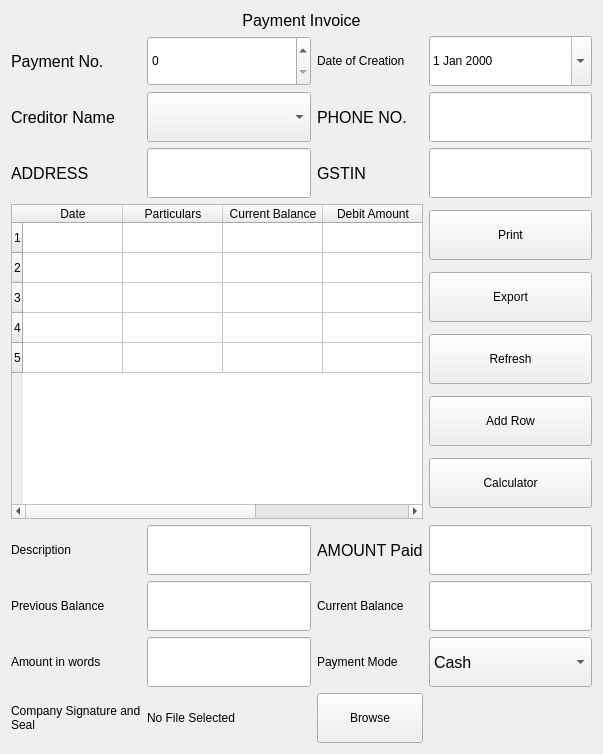
              <widget class="QWidget" name="scrollAreaWidgetContents_8">
               <property name="geometry">
                <rect>
                 <x>0</x>
                 <y>0</y>
                 <width>603</width>
                 <height>754</height>
                </rect>
               </property>
               <layout class="QGridLayout" name="gridLayout_36">
                <item row="1" column="0">
                 <widget class="QLabel" name="p2_s1_rec_Label_3">
                  <property name="font">
                   <font>
                    <family>MS Shell Dlg 2</family>
                    <pointsize>12</pointsize>
                    <weight>50</weight>
                    <italic>false</italic>
                    <bold>false</bold>
                   </font>
                  </property>
                  <property name="text">
                   <string>Payment No.</string>
                  </property>
                  <property name="wordWrap">
                   <bool>true</bool>
                  </property>
                 </widget>
                </item>
                <item row="2" column="0">
                 <widget class="QLabel" name="p2_s1_rec_debitor_label_2">
                  <property name="font">
                   <font>
                    <family>MS Shell Dlg 2</family>
                    <pointsize>12</pointsize>
                    <weight>50</weight>
                    <italic>false</italic>
                    <bold>false</bold>
                   </font>
                  </property>
                  <property name="text">
                   <string>Creditor Name</string>
                  </property>
                  <property name="wordWrap">
                   <bool>true</bool>
                  </property>
                 </widget>
                </item>
                <item row="3" column="1">
                 <widget class="QLineEdit" name="p2_s1_rec_address_lineEdit_2">
                  <property name="minimumSize">
                   <size>
                    <width>0</width>
                    <height>50</height>
                   </size>
                  </property>
                 </widget>
                </item>
                <item row="1" column="3">
                 <widget class="QDateEdit" name="dateEdit_7">
                  <property name="minimumSize">
                   <size>
                    <width>0</width>
                    <height>50</height>
                   </size>
                  </property>
                  <property name="calendarPopup">
                   <bool>true</bool>
                  </property>
                 </widget>
                </item>
                <item row="1" column="1">
                 <widget class="QSpinBox" name="p2_s1_rec_spin_2">
                  <property name="minimumSize">
                   <size>
                    <width>0</width>
                    <height>50</height>
                   </size>
                  </property>
                 </widget>
                </item>
                <item row="2" column="3">
                 <widget class="QLineEdit" name="p2_s1_rec_phone_lineEdit_2">
                  <property name="minimumSize">
                   <size>
                    <width>0</width>
                    <height>50</height>
                   </size>
                  </property>
                 </widget>
                </item>
                <item row="5" column="0">
                 <widget class="QLabel" name="label_92">
                  <property name="text">
                   <string>Description</string>
                  </property>
                  <property name="wordWrap">
                   <bool>true</bool>
                  </property>
                 </widget>
                </item>
                <item row="5" column="1">
                 <widget class="QLineEdit" name="lineEdit_37">
                  <property name="minimumSize">
                   <size>
                    <width>0</width>
                    <height>50</height>
                   </size>
                  </property>
                 </widget>
                </item>
                <item row="4" column="3">
                 <layout class="QVBoxLayout" name="verticalLayout_15">
                  <item>
                   <widget class="QPushButton" name="pushButton_36">
                    <property name="minimumSize">
                     <size>
                      <width>0</width>
                      <height>50</height>
                     </size>
                    </property>
                    <property name="maximumSize">
                     <size>
                      <width>250</width>
                      <height>16777215</height>
                     </size>
                    </property>
                    <property name="text">
                     <string>Print</string>
                    </property>
                   </widget>
                  </item>
                  <item>
                   <widget class="QPushButton" name="pushButton_37">
                    <property name="minimumSize">
                     <size>
                      <width>0</width>
                      <height>50</height>
                     </size>
                    </property>
                    <property name="maximumSize">
                     <size>
                      <width>250</width>
                      <height>16777215</height>
                     </size>
                    </property>
                    <property name="text">
                     <string>Export</string>
                    </property>
                   </widget>
                  </item>
                  <item>
                   <widget class="QPushButton" name="pushButton_38">
                    <property name="minimumSize">
                     <size>
                      <width>0</width>
                      <height>50</height>
                     </size>
                    </property>
                    <property name="maximumSize">
                     <size>
                      <width>250</width>
                      <height>16777215</height>
                     </size>
                    </property>
                    <property name="text">
                     <string>Refresh</string>
                    </property>
                   </widget>
                  </item>
                  <item>
                   <widget class="QPushButton" name="pushButton_39">
                    <property name="minimumSize">
                     <size>
                      <width>0</width>
                      <height>50</height>
                     </size>
                    </property>
                    <property name="maximumSize">
                     <size>
                      <width>250</width>
                      <height>16777215</height>
                     </size>
                    </property>
                    <property name="text">
                     <string>Add Row</string>
                    </property>
                   </widget>
                  </item>
                  <item>
                   <widget class="QPushButton" name="pushButton_40">
                    <property name="minimumSize">
                     <size>
                      <width>0</width>
                      <height>50</height>
                     </size>
                    </property>
                    <property name="maximumSize">
                     <size>
                      <width>250</width>
                      <height>16777215</height>
                     </size>
                    </property>
                    <property name="text">
                     <string>Calculator</string>
                    </property>
                   </widget>
                  </item>
                 </layout>
                </item>
                <item row="6" column="2">
                 <widget class="QLabel" name="label_93">
                  <property name="text">
                   <string>Current Balance</string>
                  </property>
                  <property name="wordWrap">
                   <bool>true</bool>
                  </property>
                 </widget>
                </item>
                <item row="6" column="3">
                 <widget class="QLineEdit" name="lineEdit_38">
                  <property name="minimumSize">
                   <size>
                    <width>0</width>
                    <height>50</height>
                   </size>
                  </property>
                 </widget>
                </item>
                <item row="7" column="1">
                 <widget class="QLineEdit" name="lineEdit_39">
                  <property name="minimumSize">
                   <size>
                    <width>0</width>
                    <height>50</height>
                   </size>
                  </property>
                 </widget>
                </item>
                <item row="5" column="2">
                 <widget class="QLabel" name="p2_s1_rec_amount_label_1">
                  <property name="font">
                   <font>
                    <family>MS Shell Dlg 2</family>
                    <pointsize>12</pointsize>
                    <weight>50</weight>
                    <italic>false</italic>
                    <bold>false</bold>
                   </font>
                  </property>
                  <property name="text">
                   <string>AMOUNT Paid</string>
                  </property>
                  <property name="wordWrap">
                   <bool>true</bool>
                  </property>
                 </widget>
                </item>
                <item row="3" column="2">
                 <widget class="QLabel" name="p2_s1_rec_gst_label_2">
                  <property name="font">
                   <font>
                    <family>MS Shell Dlg 2</family>
                    <pointsize>12</pointsize>
                    <weight>50</weight>
                    <italic>false</italic>
                    <bold>false</bold>
                   </font>
                  </property>
                  <property name="text">
                   <string>GSTIN</string>
                  </property>
                  <property name="wordWrap">
                   <bool>true</bool>
                  </property>
                 </widget>
                </item>
                <item row="4" column="0" colspan="3">
                 <widget class="QTableWidget" name="p2_s1_rec_table_2">
                  <property name="rowCount">
                   <number>5</number>
                  </property>
                  <row/>
                  <row/>
                  <row/>
                  <row/>
                  <row/>
                  <column>
                   <property name="text">
                    <string>Date</string>
                   </property>
                  </column>
                  <column>
                   <property name="text">
                    <string>Particulars</string>
                   </property>
                  </column>
                  <column>
                   <property name="text">
                    <string>Current Balance</string>
                   </property>
                  </column>
                  <column>
                   <property name="text">
                    <string>Debit Amount</string>
                   </property>
                  </column>
                  <column>
                   <property name="text">
                    <string>Credit Amount</string>
                   </property>
                  </column>
                 </widget>
                </item>
                <item row="2" column="1">
                 <widget class="QComboBox" name="p2_s1_rec_debitor_comboBox_2">
                  <property name="minimumSize">
                   <size>
                    <width>0</width>
                    <height>50</height>
                   </size>
                  </property>
                 </widget>
                </item>
                <item row="1" column="2">
                 <widget class="QLabel" name="label_94">
                  <property name="text">
                   <string>Date of Creation</string>
                  </property>
                  <property name="wordWrap">
                   <bool>true</bool>
                  </property>
                 </widget>
                </item>
                <item row="7" column="2">
                 <widget class="QLabel" name="label_95">
                  <property name="text">
                   <string>Payment Mode</string>
                  </property>
                  <property name="wordWrap">
                   <bool>true</bool>
                  </property>
                 </widget>
                </item>
                <item row="0" column="0" colspan="4">
                 <widget class="QLabel" name="p2_s1_rec_Label_4">
                  <property name="maximumSize">
                   <size>
                    <width>16777215</width>
                    <height>50</height>
                   </size>
                  </property>
                  <property name="font">
                   <font>
                    <family>MS Shell Dlg 2</family>
                    <pointsize>12</pointsize>
                    <weight>50</weight>
                    <italic>false</italic>
                    <bold>false</bold>
                   </font>
                  </property>
                  <property name="text">
                   <string>Payment Invoice</string>
                  </property>
                  <property name="alignment">
                   <set>Qt::AlignCenter</set>
                  </property>
                  <property name="wordWrap">
                   <bool>true</bool>
                  </property>
                 </widget>
                </item>
                <item row="3" column="3">
                 <widget class="QLineEdit" name="p2_s1_rec_gst_lineEdit_2">
                  <property name="minimumSize">
                   <size>
                    <width>0</width>
                    <height>50</height>
                   </size>
                  </property>
                 </widget>
                </item>
                <item row="5" column="3">
                 <widget class="QLineEdit" name="p2_s1_rec_amount_lineEdit_2">
                  <property name="minimumSize">
                   <size>
                    <width>0</width>
                    <height>50</height>
                   </size>
                  </property>
                 </widget>
                </item>
                <item row="2" column="2">
                 <widget class="QLabel" name="p2_s1_rec_phone_label_2">
                  <property name="font">
                   <font>
                    <family>MS Shell Dlg 2</family>
                    <pointsize>12</pointsize>
                    <weight>50</weight>
                    <italic>false</italic>
                    <bold>false</bold>
                   </font>
                  </property>
                  <property name="text">
                   <string>PHONE NO. </string>
                  </property>
                  <property name="wordWrap">
                   <bool>true</bool>
                  </property>
                 </widget>
                </item>
                <item row="3" column="0">
                 <widget class="QLabel" name="p2_s1_rec_address_label_2">
                  <property name="font">
                   <font>
                    <family>MS Shell Dlg 2</family>
                    <pointsize>12</pointsize>
                    <weight>50</weight>
                    <italic>false</italic>
                    <bold>false</bold>
                   </font>
                  </property>
                  <property name="text">
                   <string>ADDRESS</string>
                  </property>
                  <property name="wordWrap">
                   <bool>true</bool>
                  </property>
                 </widget>
                </item>
                <item row="6" column="1">
                 <widget class="QLineEdit" name="lineEdit_40">
                  <property name="minimumSize">
                   <size>
                    <width>0</width>
                    <height>50</height>
                   </size>
                  </property>
                 </widget>
                </item>
                <item row="6" column="0">
                 <widget class="QLabel" name="label_96">
                  <property name="text">
                   <string>Previous Balance</string>
                  </property>
                  <property name="wordWrap">
                   <bool>true</bool>
                  </property>
                 </widget>
                </item>
                <item row="7" column="0">
                 <widget class="QLabel" name="label_97">
                  <property name="text">
                   <string>Amount in words</string>
                  </property>
                  <property name="wordWrap">
                   <bool>true</bool>
                  </property>
                 </widget>
                </item>
                <item row="8" column="0">
                 <widget class="QLabel" name="label_98">
                  <property name="text">
                   <string>Company Signature and Seal</string>
                  </property>
                  <property name="wordWrap">
                   <bool>true</bool>
                  </property>
                 </widget>
                </item>
                <item row="8" column="2">
                 <widget class="QPushButton" name="pushButton_41">
                  <property name="minimumSize">
                   <size>
                    <width>0</width>
                    <height>50</height>
                   </size>
                  </property>
                  <property name="maximumSize">
                   <size>
                    <width>250</width>
                    <height>16777215</height>
                   </size>
                  </property>
                  <property name="text">
                   <string>Browse</string>
                  </property>
                 </widget>
                </item>
                <item row="8" column="1">
                 <widget class="QLabel" name="label_99">
                  <property name="text">
                   <string>No File Selected</string>
                  </property>
                  <property name="wordWrap">
                   <bool>true</bool>
                  </property>
                 </widget>
                </item>
                <item row="7" column="3">
                 <widget class="QComboBox" name="p2_s3_pr_payment_combo_5">
                  <property name="minimumSize">
                   <size>
                    <width>0</width>
                    <height>50</height>
                   </size>
                  </property>
                  <property name="font">
                   <font>
                    <family>MS Shell Dlg 2</family>
                    <pointsize>12</pointsize>
                    <weight>50</weight>
                    <italic>false</italic>
                    <bold>false</bold>
                   </font>
                  </property>
                  <item>
                   <property name="text">
                    <string>Cash</string>
                   </property>
                  </item>
                  <item>
                   <property name="text">
                    <string>Credit Card</string>
                   </property>
                  </item>
                  <item>
                   <property name="text">
                    <string>Net Banking</string>
                   </property>
                  </item>
                  <item>
                   <property name="text">
                    <string>UPI</string>
                   </property>
                  </item>
                  <item>
                   <property name="text">
                    <string>Phone Pe</string>
                   </property>
                  </item>
                  <item>
                   <property name="text">
                    <string>Paytm</string>
                   </property>
                  </item>
                  <item>
                   <property name="text">
                    <string>Google Pay</string>
                   </property>
                  </item>
                 </widget>
                </item>
               </layout>
              </widget>
